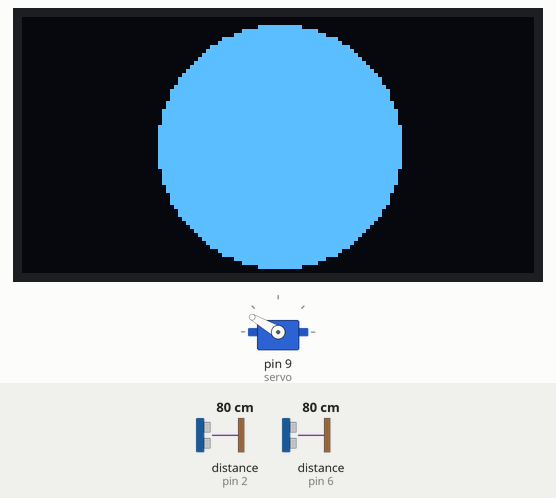
The sketch below on a simulated Arduino Uno, built with avr-gcc and run on an emulated ATmega328P. Shown: servo, 128×64 one-colour display. Wiring (inferred from the names in the program): 2 × ultrasonic range finder: trigger pin 3, echo pin 2 / trigger pin 7, echo pin 6. The inputs (shaded band) are chosen by the test bench; at power-on: distance to the obstacle (sensors on pin 2, pin 6) 80 cm. The echo pulse lasts 58.3 µs per cm; the display library's start-up logo is not drawn; what the sketch prints to the serial monitor is not drawn.

Above: at 3.2 s.
3.3 s: distance to the obstacle (sensor on pin 2) set to 12 cm
6.3 s: distance to the obstacle (sensor on pin 2) set to 9 cm
9.3 s: distance to the obstacle (sensor on pin 2) set to 18 cm
At 10.3 s:
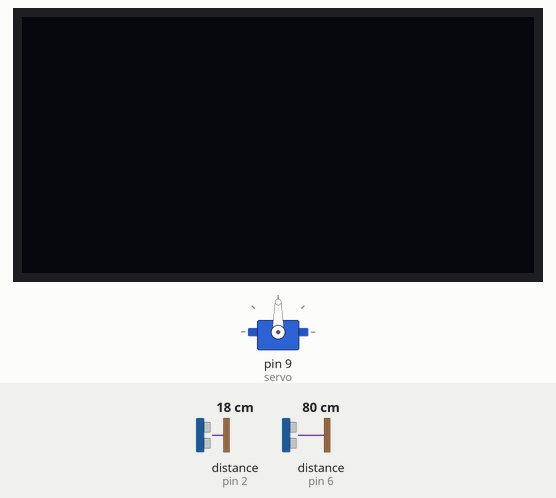
10.9 s: distance to the obstacle (sensor on pin 6) set to 12 cm
13.9 s: distance to the obstacle (sensor on pin 6) set to 9 cm
At 15.0 s:
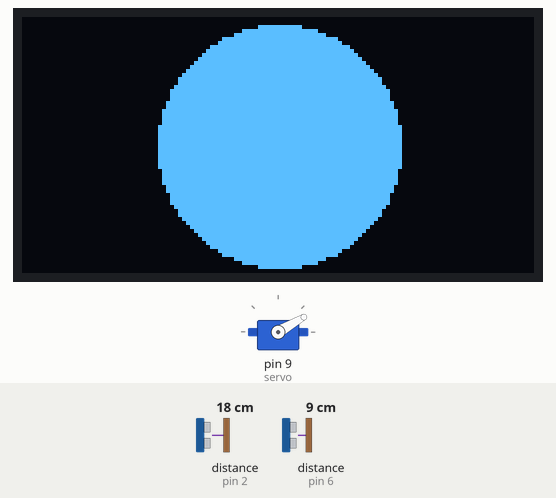
15.5 s: distance to the obstacle (sensor on pin 6) set to 18 cm
At 17.1 s:
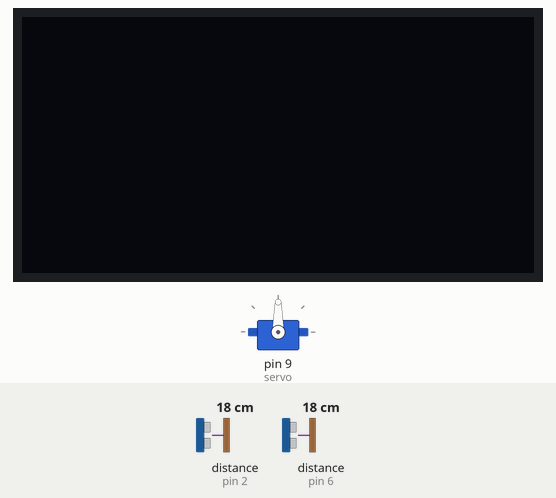
Timing chart, 0 to 18.1 s (numbered marks = the images above; inputs shaded):
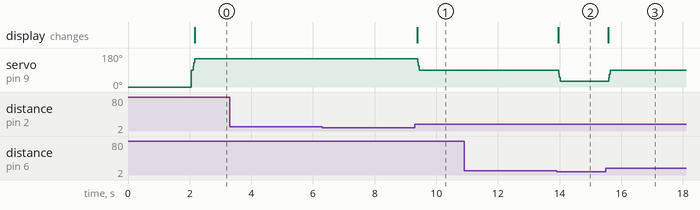

The sketch:

IPD.ino
```cpp
#include <SPI.h>
#include <Wire.h>
#include <Adafruit_GFX.h>
#include <Adafruit_SSD1306.h>

#define SCREEN_WIDTH 128 // OLED display width, in pixels
#define SCREEN_HEIGHT 64 // OLED display height, in pixels

#define OLED_RESET     4 // Reset pin # (or -1 if sharing Arduino reset pin)
#define SCREEN_ADDRESS 0x3D ///< See datasheet for Address; 0x3D for 128x64, 0x3C for 128x32
Adafruit_SSD1306 display(SCREEN_WIDTH, SCREEN_HEIGHT, &Wire, OLED_RESET);

#define imageWidth 128
#define imageHeight 64

const unsigned char bitmap [] PROGMEM= {
0x00, 0x00, 0x00, 0x00, 0x00, 0x00, 0x00, 0x00, 0x00, 0x00, 0x00, 0x00, 0x00, 0x00, 0x80, 0xC0,
0xC0, 0xC0, 0x80, 0x80, 0x80, 0x00, 0x00, 0x00, 0x00, 0x00, 0x00, 0x00, 0x00, 0x00, 0x00, 0x00,
0x00, 0x00, 0x00, 0x00, 0x00, 0x00, 0x00, 0x00, 0x00, 0x00, 0x00, 0x00, 0x00, 0x00, 0x00, 0x00,
0x00, 0x00, 0x00, 0x00, 0x00, 0x00, 0x00, 0x00, 0x00, 0x00, 0x00, 0x00, 0x00, 0x00, 0x00, 0x00,
0x00, 0x00, 0x00, 0x00, 0x00, 0x00, 0x00, 0x00, 0x00, 0x00, 0x00, 0x00, 0x00, 0x00, 0x00, 0x00,
0x00, 0x00, 0x00, 0x00, 0x00, 0x00, 0x00, 0x00, 0x00, 0x00, 0x00, 0x00, 0x00, 0x00, 0x00, 0x00,
0x00, 0x00, 0x00, 0x00, 0x00, 0x00, 0x00, 0x00, 0x00, 0x00, 0x00, 0x80, 0x80, 0x80, 0xC0, 0xC0,
0xC0, 0x80, 0x00, 0x00, 0x00, 0x00, 0x00, 0x00, 0x00, 0x00, 0x00, 0x00, 0x00, 0x00, 0x00, 0x00,
0x00, 0x00, 0x00, 0x00, 0x00, 0x00, 0x00, 0x00, 0x00, 0x00, 0x00, 0x00, 0x00, 0x00, 0x01, 0x03,
0x03, 0x07, 0x07, 0x07, 0x0F, 0x0F, 0x0F, 0x1F, 0x1E, 0x1E, 0x3E, 0x3C, 0x3C, 0x7C, 0x78, 0x78,
0xF8, 0xF0, 0xF0, 0xF0, 0xF0, 0xE0, 0xE0, 0xE0, 0xC0, 0xC0, 0xC0, 0x80, 0x80, 0x80, 0x00, 0x00,
0x00, 0x00, 0x00, 0x00, 0x00, 0x00, 0x00, 0x00, 0x00, 0x00, 0x00, 0x00, 0x00, 0x00, 0x00, 0x00,
0x00, 0x00, 0x00, 0x00, 0x00, 0x00, 0x00, 0x00, 0x00, 0x00, 0x00, 0x00, 0x00, 0x00, 0x00, 0x00,
0x00, 0x00, 0x80, 0x80, 0x80, 0xC0, 0xC0, 0xC0, 0xE0, 0xE0, 0xE0, 0xF0, 0xF0, 0xF0, 0xF0, 0xF8,
0x78, 0x78, 0x7C, 0x3C, 0x3C, 0x3E, 0x1E, 0x1E, 0x1F, 0x0F, 0x0F, 0x0F, 0x07, 0x07, 0x07, 0x03,
0x03, 0x01, 0x00, 0x00, 0x00, 0x00, 0x00, 0x00, 0x00, 0x00, 0x00, 0x00, 0x00, 0x00, 0x00, 0x00,
0x00, 0x00, 0x00, 0x00, 0x00, 0x00, 0x00, 0x00, 0x00, 0x00, 0x00, 0x00, 0x00, 0x00, 0x00, 0x00,
0x00, 0x00, 0x00, 0x00, 0x00, 0x00, 0x00, 0x00, 0x00, 0x80, 0x80, 0xC0, 0xC0, 0xE0, 0xE0, 0xE0,
0xE0, 0xE0, 0xE0, 0xE0, 0xE1, 0xC1, 0xC1, 0x83, 0x83, 0x03, 0x07, 0x07, 0x07, 0x0F, 0x0F, 0x0F,
0x1F, 0x1E, 0x1E, 0x0C, 0x00, 0x00, 0x00, 0x00, 0x00, 0x00, 0x00, 0x00, 0x00, 0x00, 0x00, 0x00,
0x00, 0x00, 0x00, 0x00, 0x00, 0x00, 0x00, 0x00, 0x00, 0x00, 0x00, 0x00, 0x0C, 0x1E, 0x1E, 0x1F,
0x0F, 0x0F, 0x0F, 0x07, 0x07, 0x07, 0x03, 0x03, 0x83, 0xC1, 0xC1, 0xE1, 0xE0, 0xE0, 0xE0, 0xE0,
0xE0, 0xE0, 0xE0, 0xC0, 0xC0, 0x80, 0x00, 0x00, 0x00, 0x00, 0x00, 0x00, 0x00, 0x00, 0x00, 0x00,
0x00, 0x00, 0x00, 0x00, 0x00, 0x00, 0x00, 0x00, 0x00, 0x00, 0x00, 0x00, 0x00, 0x00, 0x00, 0x00,
0x00, 0x00, 0x00, 0x00, 0x00, 0x00, 0x00, 0x00, 0x00, 0x00, 0x00, 0x00, 0x00, 0x00, 0x00, 0x00,
0x00, 0x00, 0x00, 0x00, 0x00, 0xE0, 0xF8, 0xFC, 0xFF, 0xFF, 0xFF, 0xFF, 0xFF, 0xFF, 0xFF, 0xFF,
0xFF, 0xFF, 0xFF, 0xFF, 0xFF, 0xFF, 0xFF, 0xFF, 0xFF, 0xFF, 0xFC, 0xF8, 0xE0, 0x00, 0x00, 0x00,
0x00, 0x00, 0x00, 0x00, 0x00, 0x00, 0x00, 0x00, 0x00, 0x00, 0x00, 0x00, 0x00, 0x00, 0x00, 0x00,
0x00, 0x00, 0x00, 0x00, 0x00, 0x00, 0x00, 0x00, 0x00, 0x00, 0x00, 0x00, 0x00, 0x00, 0x00, 0x00,
0x00, 0x00, 0x00, 0xE0, 0xF8, 0xFE, 0xFF, 0xFF, 0xFF, 0xFF, 0xFF, 0xFF, 0xFF, 0xFF, 0xFF, 0xFF,
0xFF, 0xFF, 0xFF, 0xFF, 0xFF, 0xFF, 0xFF, 0xFF, 0xFC, 0xF8, 0xE0, 0x00, 0x00, 0x00, 0x00, 0x00,
0x00, 0x00, 0x00, 0x00, 0x00, 0x00, 0x00, 0x00, 0x00, 0x00, 0x00, 0x00, 0x00, 0x00, 0x00, 0x00,
0x00, 0x00, 0x00, 0x00, 0x00, 0x00, 0x00, 0x00, 0x00, 0x00, 0x00, 0x00, 0x00, 0x00, 0x00, 0x00,
0x00, 0x00, 0x00, 0x00, 0x00, 0x1F, 0x3F, 0x7F, 0xFF, 0xFF, 0xFF, 0xFF, 0xFF, 0xFF, 0xFF, 0xFF,
0xFF, 0xFF, 0xFF, 0xFF, 0xFF, 0xFF, 0xFF, 0xFF, 0xFF, 0xFF, 0xFF, 0x3F, 0x0F, 0x00, 0x00, 0x00,
0x00, 0x00, 0x00, 0x00, 0x00, 0x00, 0x00, 0x00, 0x00, 0x00, 0x00, 0x00, 0x00, 0x00, 0x00, 0x00,
0x00, 0x00, 0x00, 0x00, 0x00, 0x00, 0x00, 0x00, 0x00, 0x00, 0x00, 0x00, 0x00, 0x00, 0x00, 0x00,
0x00, 0x00, 0x00, 0x07, 0x3F, 0x7F, 0xFF, 0xFF, 0xFF, 0xFF, 0xFF, 0xFF, 0xFF, 0xFF, 0xFF, 0xFF,
0xFF, 0xFF, 0xFF, 0xFF, 0xFF, 0xFF, 0xFF, 0xFF, 0xFF, 0x3F, 0x0F, 0x00, 0x00, 0x00, 0x00, 0x00,
0x00, 0x00, 0x00, 0x00, 0x00, 0x00, 0x00, 0x00, 0x00, 0x00, 0x00, 0x00, 0x00, 0x00, 0x00, 0x00,
0x00, 0x00, 0x00, 0x00, 0x00, 0x00, 0x00, 0x00, 0x00, 0x00, 0x00, 0x00, 0x00, 0x00, 0x00, 0x00,
0x00, 0x00, 0x00, 0x00, 0x00, 0x00, 0x00, 0x00, 0x01, 0x01, 0x03, 0x07, 0x07, 0x0F, 0x0F, 0x0F,
0x0F, 0x0F, 0x0F, 0x0F, 0x0F, 0x07, 0x07, 0x03, 0x03, 0x00, 0x00, 0x00, 0x00, 0x00, 0x00, 0x00,
0x00, 0x00, 0x00, 0x00, 0x00, 0x00, 0x00, 0x00, 0x00, 0x00, 0x00, 0x00, 0x00, 0x00, 0x00, 0x00,
0x00, 0x00, 0x00, 0x00, 0x00, 0x00, 0x00, 0x00, 0x00, 0x00, 0x00, 0x00, 0x00, 0x00, 0x00, 0x00,
0x00, 0x00, 0x00, 0x00, 0x00, 0x00, 0x01, 0x03, 0x03, 0x07, 0x07, 0x0F, 0x0F, 0x0F, 0x0F, 0x0F,
0x0F, 0x0F, 0x0F, 0x07, 0x07, 0x03, 0x03, 0x00, 0x00, 0x00, 0x00, 0x00, 0x00, 0x00, 0x00, 0x00,
0x00, 0x00, 0x00, 0x00, 0x00, 0x00, 0x00, 0x00, 0x00, 0x00, 0x00, 0x00, 0x00, 0x00, 0x00, 0x00,
0x00, 0x00, 0x00, 0x00, 0x00, 0x00, 0x00, 0x00, 0x00, 0x00, 0x00, 0x00, 0x00, 0x00, 0x00, 0x00,
0x00, 0x00, 0x00, 0x00, 0x00, 0x00, 0x00, 0x00, 0x00, 0x00, 0x00, 0x00, 0x00, 0x00, 0x00, 0x00,
0x00, 0x00, 0x00, 0x00, 0x00, 0x00, 0x00, 0x00, 0x00, 0x00, 0x00, 0x00, 0x00, 0x00, 0x00, 0x00,
0x00, 0x00, 0x00, 0x00, 0x00, 0x00, 0x00, 0x00, 0x00, 0x00, 0x00, 0x00, 0x00, 0x00, 0x00, 0x00,
0x00, 0x00, 0x00, 0x00, 0x00, 0x00, 0x00, 0x00, 0x00, 0x00, 0x00, 0x00, 0x00, 0x00, 0x00, 0x00,
0x00, 0x00, 0x00, 0x00, 0x00, 0x00, 0x00, 0x00, 0x00, 0x00, 0x00, 0x00, 0x00, 0x00, 0x00, 0x00,
0x00, 0x00, 0x00, 0x00, 0x00, 0x00, 0x00, 0x00, 0x00, 0x00, 0x00, 0x00, 0x00, 0x00, 0x00, 0x00,
0x00, 0x00, 0x00, 0x00, 0x00, 0x00, 0x00, 0x00, 0x00, 0x00, 0x00, 0x00, 0x00, 0x00, 0x00, 0x00,
0x00, 0x00, 0x00, 0x00, 0x00, 0x00, 0x00, 0x00, 0x00, 0x00, 0x00, 0x00, 0x00, 0x00, 0x00, 0x00,
0x00, 0x00, 0x00, 0x00, 0x00, 0x00, 0x00, 0x00, 0x00, 0x00, 0x00, 0x00, 0x00, 0x00, 0x00, 0x00,
0x00, 0x00, 0x00, 0x00, 0x00, 0x00, 0x00, 0x00, 0x00, 0x00, 0x00, 0x00, 0x00, 0x00, 0x00, 0x00,
0x00, 0x00, 0x00, 0x00, 0x00, 0x00, 0x00, 0x00, 0x00, 0x00, 0x00, 0x00, 0x00, 0x00, 0x00, 0x00,
0x00, 0x00, 0x00, 0x00, 0x00, 0x00, 0x00, 0x00, 0x00, 0x00, 0x00, 0x00, 0x00, 0x00, 0x00, 0x00,
0x00, 0x00, 0x00, 0x00, 0x00, 0x00, 0x00, 0x00, 0x00, 0x00, 0x00, 0x00, 0x00, 0x00, 0x00, 0x00,
0x00, 0x00, 0x00, 0x00, 0x00, 0x00, 0x00, 0x00, 0x00, 0x00, 0x00, 0x00, 0x00, 0x00, 0x00, 0x00,
0x00, 0x00, 0x00, 0x00, 0x00, 0x00, 0x00, 0x00, 0x00, 0x00, 0x00, 0x00, 0x00, 0x00, 0x00, 0x00
};


////////////////////////////////////////////////////////////////////////
#include<Servo.h>
int trigPin = 3;
int echoPin = 2;

int trigPin2 = 7;
int echoPin2 = 6;

int dt = 10;
int pos = 90; //stores positon of servo
int distThresh = 10;
int handDistance = 0; //stores distance of hand
int handDistance2 = 0; //stores distance of hand
Servo servo;

int distance;
int duration;
int prevDist;

////////////////////////////////////////////////////////////////////////
//int distance,duration;
void setup() {

  pinMode(trigPin, OUTPUT);
  pinMode(echoPin, INPUT);
  pinMode(trigPin2, OUTPUT);
  pinMode(echoPin2, INPUT);
  ////////////////////////////////////////////
  Serial.begin(9600);
  servo.attach(9);
  servo.write(0);
  ////////////////////////////////////////////
  // SSD1306_SWITCHCAPVCC = generate display voltage from 3.3V internally
  if (!display.begin(SSD1306_SWITCHCAPVCC, SCREEN_ADDRESS)) {
    Serial.println(F("SSD1306 allocation failed"));
    for (;;); // Don't proceed, loop forever
  }
  // Show initial display buffer contents on the screen --
  // the library initializes this with an Adafruit splash screen.
  display.display();
  delay(2000); // Pause for 2 seconds

  // Clear the buffer
  display.clearDisplay();

  servo.write(90);
}
////////////////////////////////////////////////////////////////////////
//This code is written to calculate the DISTANCE using ULTRASONIC SENSOR

int calculateDist()
{

  // Clears the trigPin condition
  digitalWrite(trigPin, LOW);
  delayMicroseconds(2);
  // Sets the trigPin HIGH (ACTIVE) for 10 microseconds
  digitalWrite(trigPin, HIGH);
  delayMicroseconds(10);
  digitalWrite(trigPin, LOW);
  // Reads the echoPin, returns the sound wave travel time in microseconds
  duration = pulseIn(echoPin, HIGH);
  // Calculating the distance
  distance = duration * 0.034 / 2; // Speed of sound wave divided by 2 (go and back)
  // Displays the distance on the Serial Monitor
  Serial.print("Distance: ");
  Serial.print(distance);
  Serial.println(" cm");

  //deals with the weird readings caused by the servo motor
  //temp solution
  if (abs(prevDist - distance) >= 10) {
    return prevDist;
  }
  else {
    prevDist = distance;
  }
  return distance;
}

int calculateDist2()
{

  // Clears the trigPin condition
  digitalWrite(trigPin2, LOW);
  delayMicroseconds(2);
  // Sets the trigPin HIGH (ACTIVE) for 10 microseconds
  digitalWrite(trigPin2, HIGH);
  delayMicroseconds(10);
  digitalWrite(trigPin2, LOW);
  // Reads the echoPin, returns the sound wave travel time in microseconds
  duration = pulseIn(echoPin2, HIGH);
  // Calculating the distance
  distance = duration * 0.034 / 2; // Speed of sound wave divided by 2 (go and back)
  // Displays the distance on the Serial Monitor
  Serial.print("Distance2: ");
  Serial.print(distance);
  Serial.println(" cm");

  //deals with the weird readings caused by the servo motor
  //temp solution
  if (abs(prevDist - distance) >= 10) {
    return prevDist;
  }
  else {
    prevDist = distance;
  }
  return distance;
}

////////////////////////////////////////////////////////////////////////
void drawEyes(){
  display.fillCircle(64,32,30,WHITE);
  display.display();
}

////////////////////////////////////////////////////////////////////////

//needs work to account for all scenarios
void loop() {
  // put your main code here, to run repeatedly:
  handDistance = calculateDist();
  handDistance2 = calculateDist2();

  if (handDistance < distThresh  and pos == 90)
  {
    drawEyes();
    for (int i = 90; i <= 150; i++) {
      servo.write(i);
      delay(1);
      pos = 150;
    }
    delay(500);
  }
  else if (handDistance < distThresh and pos == 150) {

  }
  else if (handDistance > distThresh and pos == 150) {
    display.clearDisplay();
    display.display();
    for (int i = 150; i >= 90; i--) {
      servo.write(i);
      delay(1);
      pos = 90;
    }
    delay(500);
  }
  else if (handDistance > distThresh and pos == 90) {
  }


if (handDistance2 < distThresh  and pos == 90)
  {
    drawEyes();
    for (int i = 90; i >= 30; i--) {
      servo.write(i);
      delay(1);
      pos = 30;
    }
    delay(500);
  }
  else if (handDistance2 < distThresh and pos == 30) {

  }
  else if (handDistance2 > distThresh and pos == 30) {
    display.clearDisplay();
    display.display();
    for (int i = 30; i <= 90; i++) {
      servo.write(i);
      delay(1);
      pos = 90;
    }
    delay(500);
  }
  else if (handDistance2 > distThresh and pos == 90) {
  }
}
```

Measured:
- the behaviour switches between 11 and 10 cm on distance to the obstacle (sensor on pin 6) (found by bisection; images 1 and 2)
- after the input at 3.3 s, every drawn part: stays the same
- after the input at 6.3 s, every drawn part: stays the same
- after the input at 9.3 s, servo on pin 9 (servo): 150° → 90° after 0.10 s; the display: changes after 0.08 s (image 1)
- after the input at 10.9 s, every drawn part: stays the same
- after the input at 13.9 s, servo on pin 9 (servo): 90° → 30° after 0.07 s; the display: changes after 0.05 s (image 2)
- after the input at 15.5 s, servo on pin 9 (servo): 30° → 90° after 0.09 s; the display: changes after 0.07 s (image 3)
